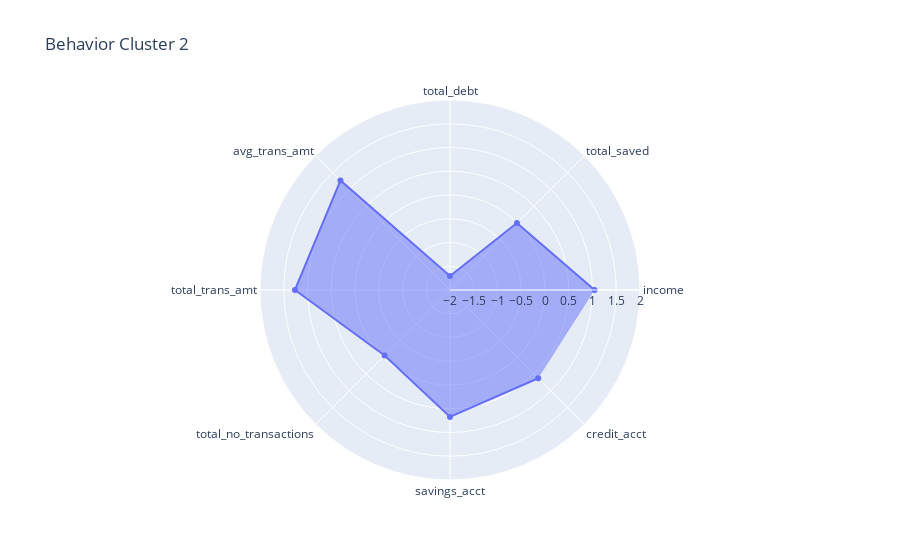

The code cell stored with this chart in its notebook:
### Code cell
fig = go.Figure()

fig.add_trace(go.Scatterpolar(r = bhv_scaled2.mean(), theta = bhv_scaled2.columns,fill='toself'))

fig.update_layout(title = 'Behavior Cluster 2',     
    polar=dict(
    radialaxis=dict(
    visible=True,
    range=[-2,2])))

fig.show()

### Figure 1 — Plotly figure (JSON) as saved in the notebook; plotly's stock layout.template omitted (floating-point values rounded to 4 significant figures)
{"data": [{"fill": "toself", "r": [1.044, -0.007427, -1.706, 1.261, 1.265, -0.05284, 0.6716, 0.6269], "theta": ["income", "total_saved", "total_debt", "avg_trans_amt", "total_trans_amt", "total_no_transactions", "savings_acct", "credit_acct"], "type": "scatterpolar"}], "layout": {"polar": {"radialaxis": {"range": [-2, 2], "visible": true}}, "title": {"text": "Behavior Cluster 2"}}}
